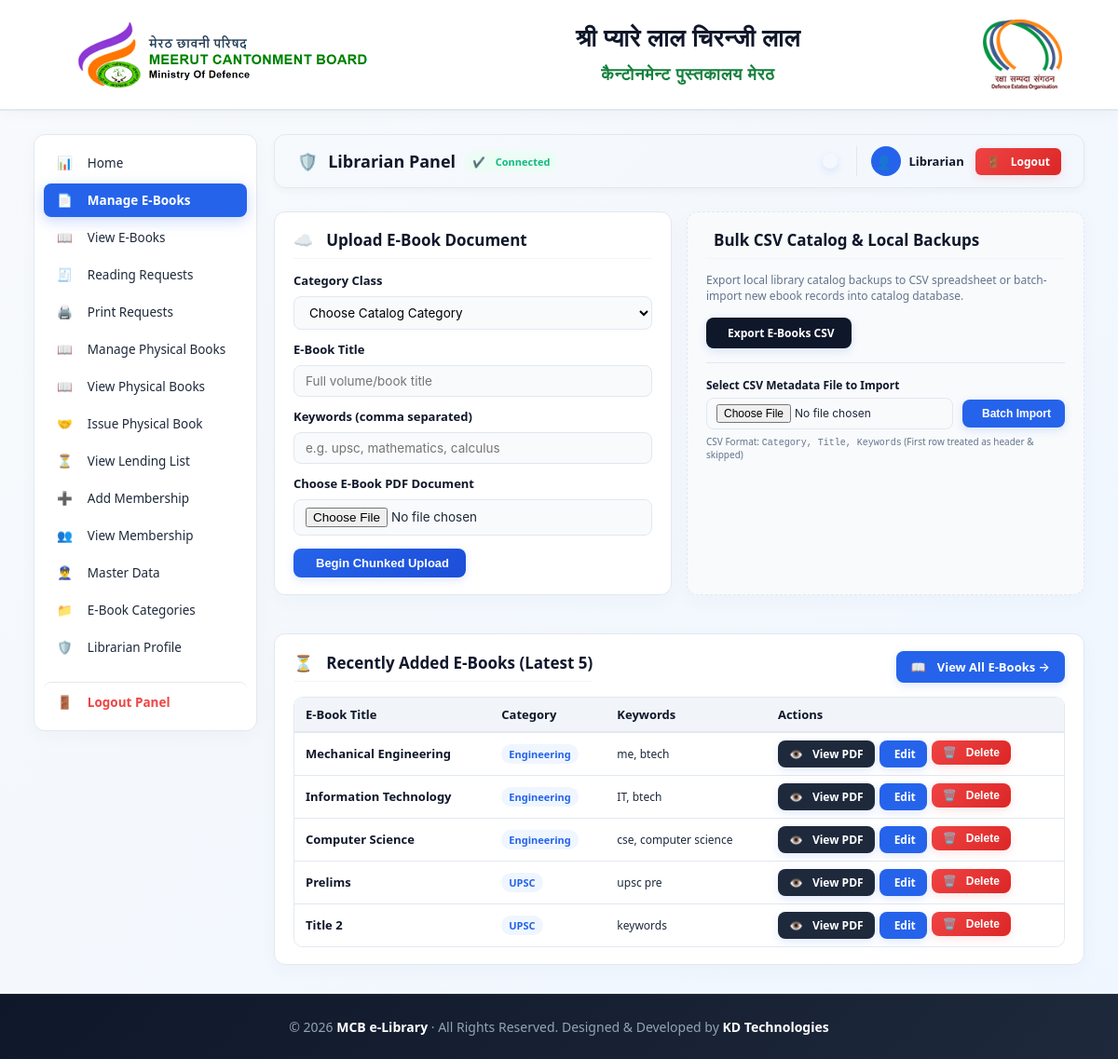
Before: /index.php?action=admin&tab=ebooks (signed in) with the older database file.
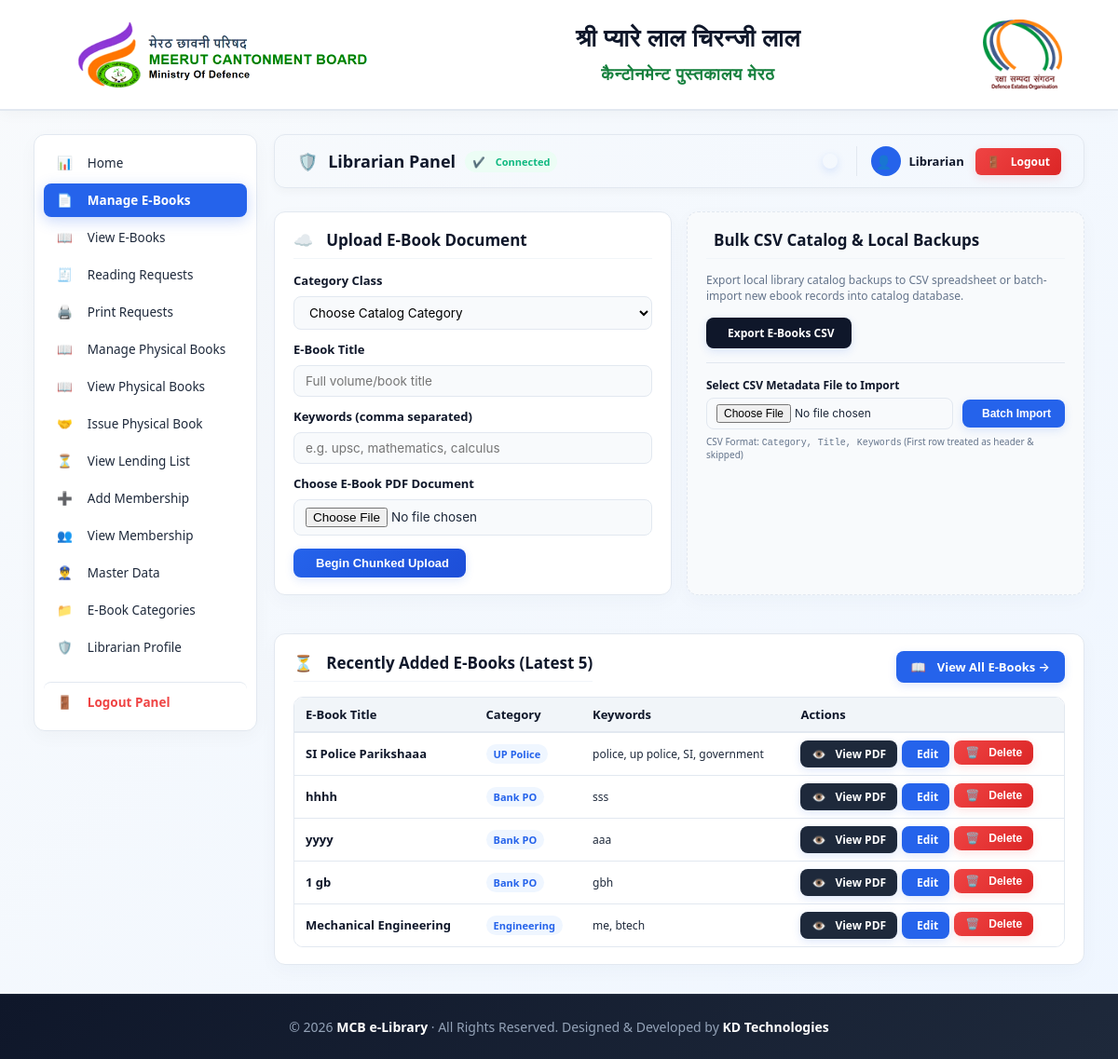
After: the same page with the newer database file.
### tables this page shows
CREATE TABLE `ebooks` (
  `id` int(11) NOT NULL,
  `category_id` int(11) NOT NULL,
  `title` varchar(255) NOT NULL,
  `keywords` varchar(500) DEFAULT NULL,
  `pdf_file` varchar(255) NOT NULL,
  `created_at` timestamp NULL DEFAULT current_timestamp()
);

CREATE TABLE `categories` (
  `id` int(11) NOT NULL,
  `name` varchar(100) NOT NULL,
  `created_at` timestamp NULL DEFAULT current_timestamp()
);

### config.php (called while the page is built, shortened)
<?php
function e($v){ return htmlspecialchars((string)$v, ENT_QUOTES, 'UTF-8'); }
?>

### app/views/admin/ebooks.php (the view, shortened to what the changed rows need)
<?php
$latest_ebooks_result = $db->query("SELECT e.*, c.name category FROM ebooks e JOIN categories c ON c.id = e.category_id ORDER BY e.id DESC LIMIT 5");
?>
<div class="card" style="margin-top: 25px;">
    <div class="table-responsive">
        <table id="ebooksTable">
            <thead>
                <tr>
                    <th>E-Book Title</th>
                    <th>Category</th>
                    <th>Keywords</th>
                    <th>Actions</th>
                </tr>
            </thead>
            <tbody>
                <?php if ($latest_ebooks_result->num_rows === 0): ?>
                    <tr>
                        <td colspan="4" style="text-align:center; padding:30px; color:var(--text-muted);">
                            <i class="fa-solid fa-triangle-exclamation" style="font-size:24px; margin-bottom:10px; display:block;"></i>
                            No e-books uploaded yet.
                        </td>
                    </tr>
                <?php else: ?>
                    <?php while($r = $latest_ebooks_result->fetch_assoc()): ?>
                        <tr>
                            <td style="font-weight:600; color:var(--navy-dark);"><?= e($r['title']) ?></td>
                            <td><span class="badge badge-blue" style="font-size:11px; padding:3px 8px; font-weight:600;"><?= e($r['category']) ?></span></td>
                            <td style="font-size:12px; color:var(--text-secondary);"><?= e($r['keywords'] ?: '—') ?></td>
                            <td>
                                <div style="display:flex; gap:5px;">
                                    <a class="btn" style="background:var(--navy-light); padding:6px 12px; font-size:12px; display:inline-flex; align-items:center; gap:4px;" onclick="openPdfModal(<?= $r['id'] ?>, null, '<?= e(addslashes($r['title'])) ?>', true)"><i class="fa-solid fa-eye"></i> View PDF</a>
                                    <a class="btn" style="background:var(--primary); padding:6px 12px; font-size:12px; display:inline-flex; align-items:center; gap:4px;" href="?action=admin&tab=ebooks&edit=<?= $r['id'] ?>"><i class="fa-solid fa-pen-to-square"></i> Edit</a>
                                    <form method="post" action="?action=delete_ebook" class="delete-form" style="display:inline; margin:0;">
                                        <button class="danger btn btn-danger" type="submit" style="padding:6px 12px; font-size:12px; display:inline-flex; align-items:center; gap:4px;"><i class="fa-solid fa-trash-can"></i> Delete</button>
                                    </form>
                                </div>
                            </td>
                        </tr>
                    <?php endwhile; ?>
                <?php endif; ?>
            </tbody>
        </table>
    </div>
</div>

Changed rows visible on the page:
no longer on this page (row unchanged): ebooks: title "Information Technology", category.name "Engineering", keywords "IT, btech"
no longer on this page (row unchanged): ebooks: title "Computer Science", category.name "Engineering", keywords "cse, computer science"
no longer on this page (row unchanged): ebooks: title "Prelims", category.name "UPSC", keywords "upsc pre"
no longer on this page (row unchanged): ebooks: title "Title 2", category.name "UPSC", keywords "keywords"
added ebooks: title "SI Police Parikshaaa", category.name "UP Police", keywords "police, up police, SI, government"
added ebooks: title "hhhh", category.name "Bank PO", keywords "sss"
added ebooks: title "yyyy", category.name "Bank PO", keywords "aaa"
added ebooks: title "1 gb", category.name "Bank PO", keywords "gbh"
